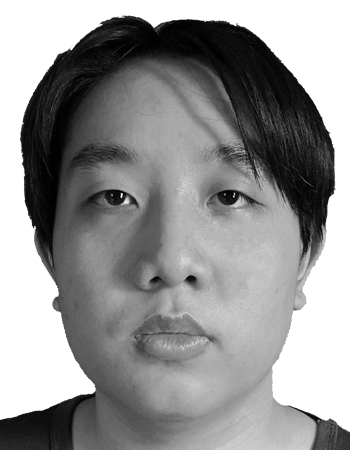
#> input picture lab2/self.bmp, 350 x 450 px, found by its file name; the run also reads 1 picture not shown here
$ python self_hist.py
#> lines starting #> are read from the running program, lines starting #| are printed output that depends on the picture
import cv2
import matplotlib.pyplot as plt
img = cv2.imread('D:\Lab\Telecommunication Lab\lab2\self.bmp',0)
#> img is the input picture: shape (450, 350); min 0, max 255, mean 148
compress = cv2.imread('D:\Lab\Telecommunication Lab\lab2\MyCompressedFace.jpeg',0)
#display
plt.subplot(1,2,1) # 1 row 2 colum img 1
plt.hist(img.ravel(),254,[0,254])
plt.title('Original img')
plt.subplot(1,2,2) # 1 row 2 colum img 2
plt.hist(compress.ravel(),253,[0,253])
plt.title('Compressed img')
plt.suptitle('Settasak Images')
plt.show()
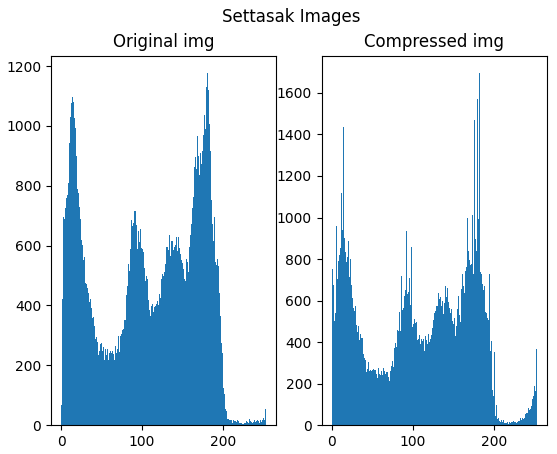
#> figure drawn by matplotlib, 2 panels; panel 1: tallest bar 1176 high, from x = 181 to 182; panel 2: tallest bar 1695 high, from x = 182 to 183
